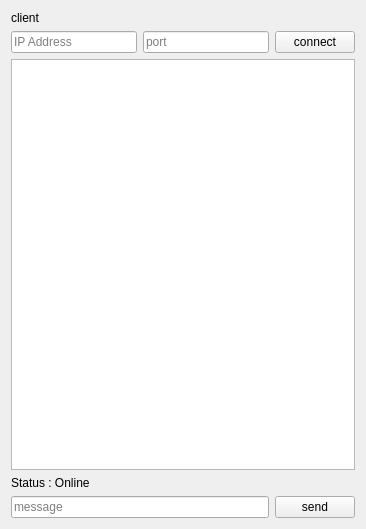
<?xml version="1.0" encoding="UTF-8"?>
<ui version="4.0">
 <class>Widget</class>
 <widget class="QWidget" name="Widget">
  <property name="geometry">
   <rect>
    <x>0</x>
    <y>0</y>
    <width>366</width>
    <height>529</height>
   </rect>
  </property>
  <property name="windowTitle">
   <string>Widget</string>
  </property>
  <property name="windowIcon">
   <iconset theme="emblem-mail">
    <normaloff>.</normaloff>.</iconset>
  </property>
  <layout class="QVBoxLayout" name="verticalLayout">
   <item>
    <widget class="QLabel" name="status_2">
     <property name="text">
      <string>client</string>
     </property>
    </widget>
   </item>
   <item>
    <layout class="QHBoxLayout" name="horizontalLayout_2">
     <item>
      <widget class="QLineEdit" name="IPEdit">
       <property name="placeholderText">
        <string>IP Address</string>
       </property>
      </widget>
     </item>
     <item>
      <widget class="QLineEdit" name="portEdit">
       <property name="placeholderText">
        <string>port</string>
       </property>
      </widget>
     </item>
     <item>
      <widget class="QPushButton" name="connectButton">
       <property name="text">
        <string>connect</string>
       </property>
      </widget>
     </item>
    </layout>
   </item>
   <item>
    <widget class="QTextBrowser" name="messageBrowser"/>
   </item>
   <item>
    <widget class="QLabel" name="statusLabel">
     <property name="text">
      <string>Status : Online</string>
     </property>
    </widget>
   </item>
   <item>
    <layout class="QHBoxLayout" name="horizontalLayout">
     <item>
      <widget class="QLineEdit" name="messageEdit">
       <property name="placeholderText">
        <string>message</string>
       </property>
      </widget>
     </item>
     <item>
      <widget class="QPushButton" name="sendButton">
       <property name="text">
        <string>send</string>
       </property>
      </widget>
     </item>
    </layout>
   </item>
  </layout>
 </widget>
 <resources/>
 <connections/>
</ui>
